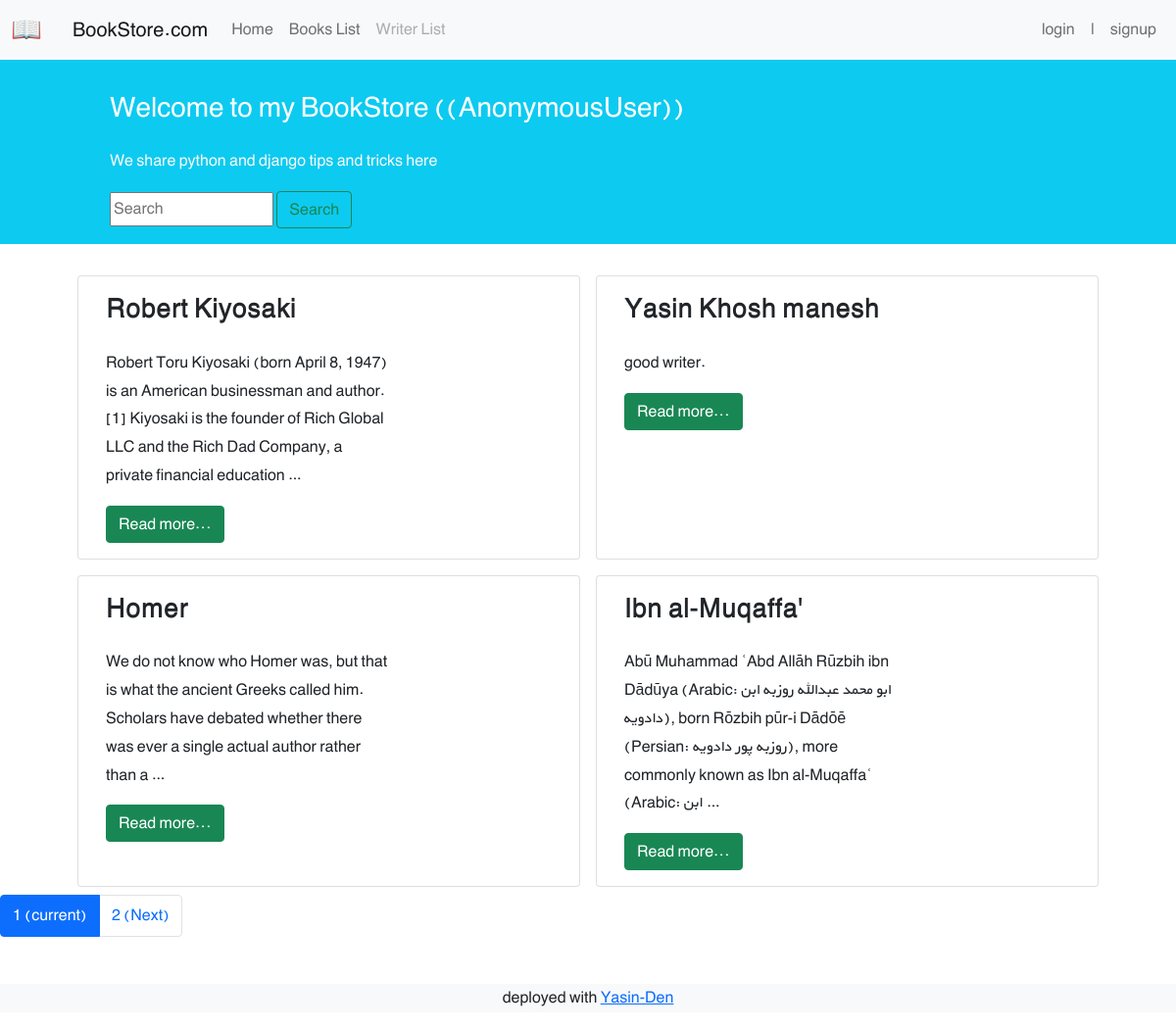
/books/writer-list/, run on the app's committed database.
### books/models.py (models this page shows, shortened)
class Writer(models.Model):
    name = models.CharField(max_length=200, null=False, blank=False)
    content = models.TextField(null=True, blank=True)
    user_author = models.ForeignKey(get_user_model(), on_delete=models.CASCADE)
    datetime_created = models.DateTimeField(auto_now_add=True)
    datetime_edited = models.DateTimeField(auto_now=True)

### books/views.py (the view)
# urls.py: path('writer-list/', views.writer_list_view, name='writer_list_url'),
def writer_list_view(request):
    writer_list = Writer.objects.all()
    page = request.GET.get('page', 1)
    paginate_by = 4
    paginator = Paginator(writer_list, paginate_by)
    try:
        writers = paginator.page(page)
    except PageNotAnInteger:
        writers = paginator.page(1)
    except EmptyPage:
        writers = paginator.page(paginator.num_pages)
    return render(request, 'books/writer_list.html', context={'writers': writers})

### books/templates/books/writer_list.html (shortened to what this page needs)
{% extends '_base.html' %}
{% block content %}
    <div class="container mt-4">
        <div class="row flex-row-reverse justify-content-md-center">
            {% for writer in writers %}
                <div class="card m-2" style="max-width: 45%">
                    <div class="row g-0 h-100" dir="ltr">
                        <div class="col-md-8 h-100">
                            <div class="d-flex flex-column justify-content-between h-100">
                                <div class="card-body">
                                    <h3 class="card-title"><strong>{{ writer.name }}</strong></h3>
                                    <p class="card-text pt-3">
                                        {{ writer.content | truncatewords:30 }}
                                    </p>
                                    <a class="btn btn-success my-2 my-sm-0 mt-3"
                                       href="{% url 'writer_detail_url' writer.pk %}">Read more...</a>
                                </div>
                            </div>
                        </div>
                    </div>
                </div>
            {% endfor %}
        </div>
    </div>
    <nav aria-label="...">
        <ul class="pagination">
            <li class="page-item active">
                <span class="page-link">
                {{ writers.number }}
                <span class="sr-only">(current)</span>
                </span>
            </li>
            {% if writers.has_next %}
                <li class="page-item">
                    <a class="page-link"
                       href="?page={{ writers.next_page_number }}">{{ writers.next_page_number }}
                        (Next)</a></li>
            {% endif %}
        </ul>
    </nav>
{% endblock content %}

### static/css/style.css (style rules this page uses)
* { font-family: 'BYekan', sans-serif; line-height: 1.8rem; }

### data on the page
Writer: name "Yasin Khosh manesh", content "good writer."
Writer: name "Robert Kiyosaki", content "Robert Toru Kiyosaki (born April 8, 1947) is an American businessman and author.[1] Kiyosaki is the founder of Rich Global LLC and the Rich Dad Company, a private financial education …"
Writer: name "Ibn al-Muqaffa'", content "Abū Muhammad ʿAbd Allāh Rūzbih ibn Dādūya (Arabic: ابو محمد عبدالله روزبه ابن دادويه), born Rōzbih pūr-i Dādōē (Persian: روزبه پور دادویه), more commonly known as Ibn al-Muqaffaʿ (Arabic: ابن …"
Writer: name "Homer", content "We do not know who Homer was, but that is what the ancient Greeks called him. Scholars have debated whether there was ever a single actual author rather than a …"

### other printed values
{{ user }} "AnonymousUser"
{{ writers.number }} "1"
{{ writers.next_page_number }} "2"
